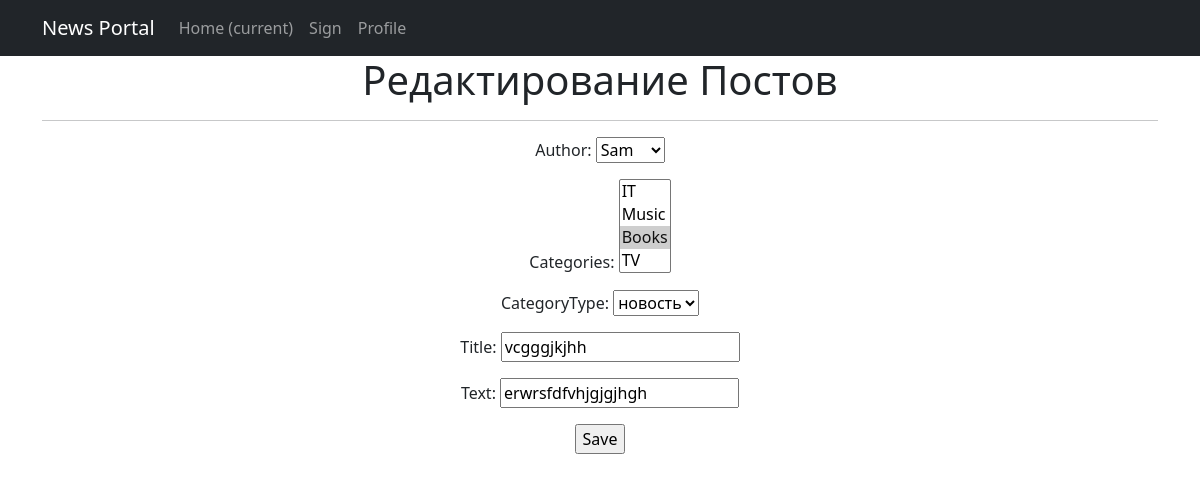
The app's page /news/6/edit (signed in) with its own data.
### newapp/models.py (models this page shows, shortened)
class Post(models.Model):
    author = models.ForeignKey(Author, on_delete=models.CASCADE)
    NEWS = 'NW'
    ARTICLE = 'AR'
    CATEGORY_CHOICES = (
        (NEWS, "новость"),
        (ARTICLE, "статья")
    )
    categoryType = models.CharField(max_length=2, choices=CATEGORY_CHOICES, default=ARTICLE)
    dateCreation = models.DateTimeField(auto_now_add=True)
    postCategory = models.ManyToManyField(Category, through='PostCategory')
    title = models.CharField(max_length=128)
    text = models.TextField()
    rating = models.SmallIntegerField(default=0)

### newapp/views.py (the view)
# urls.py: path('<int:pk>/edit',PostUpdate.as_view(),name='edit'),
class PostUpdate(PermissionRequiredMixin,UpdateView):
    form_class = PostForm
    model = Post
    template_name = 'post_edit.html'
    permission_required = ('newapp.change_post',)
    def get_object(self, **kwargs):
        id = self.kwargs.get('pk')
        return Post.objects.get(pk=id)

### newapp/forms.py (shortened to what this page needs)
class PostForm(ModelForm):
    text = CharField()
    postCategory = ModelMultipleChoiceField(
        queryset=Category.objects.all(),
        label='Categories',
    )
    class Meta:
        model = Post
        fields = ['author','postCategory',
                  'categoryType','title','text'
                  ]

### newapp/models.py (called while the page is built)
    def __str__(self):
        return '{}'.format(self.authorUser)

    def __str__(self):
        return '{}'.format(self.name)

### templates/post_edit.html (shortened to what this page needs)
{% extends 'flatpages/default.html' %}
{% block content %}
<h1>Редактирование Постов</h1>
<hr>
<form action="" method="post">
    {{ form.as_p }}
    <input type="submit" value="Save" />
</form>
{% endblock content %}

### records on screen
Post: author "Sam", categoryType "новость", title "vcgggjkjhh", text "erwrsfdfvhjgjgjhgh"
